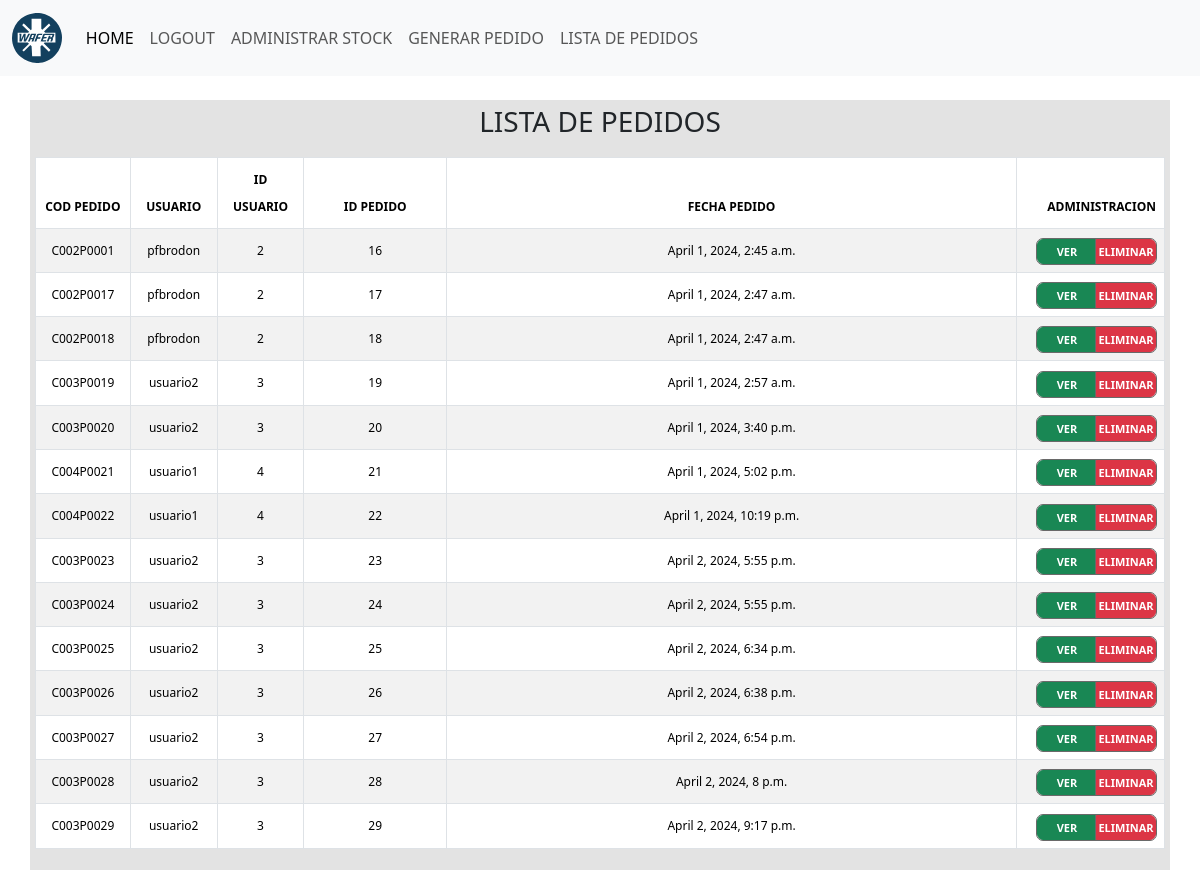
Before: /listapedidos/ (signed in) with the older database file.
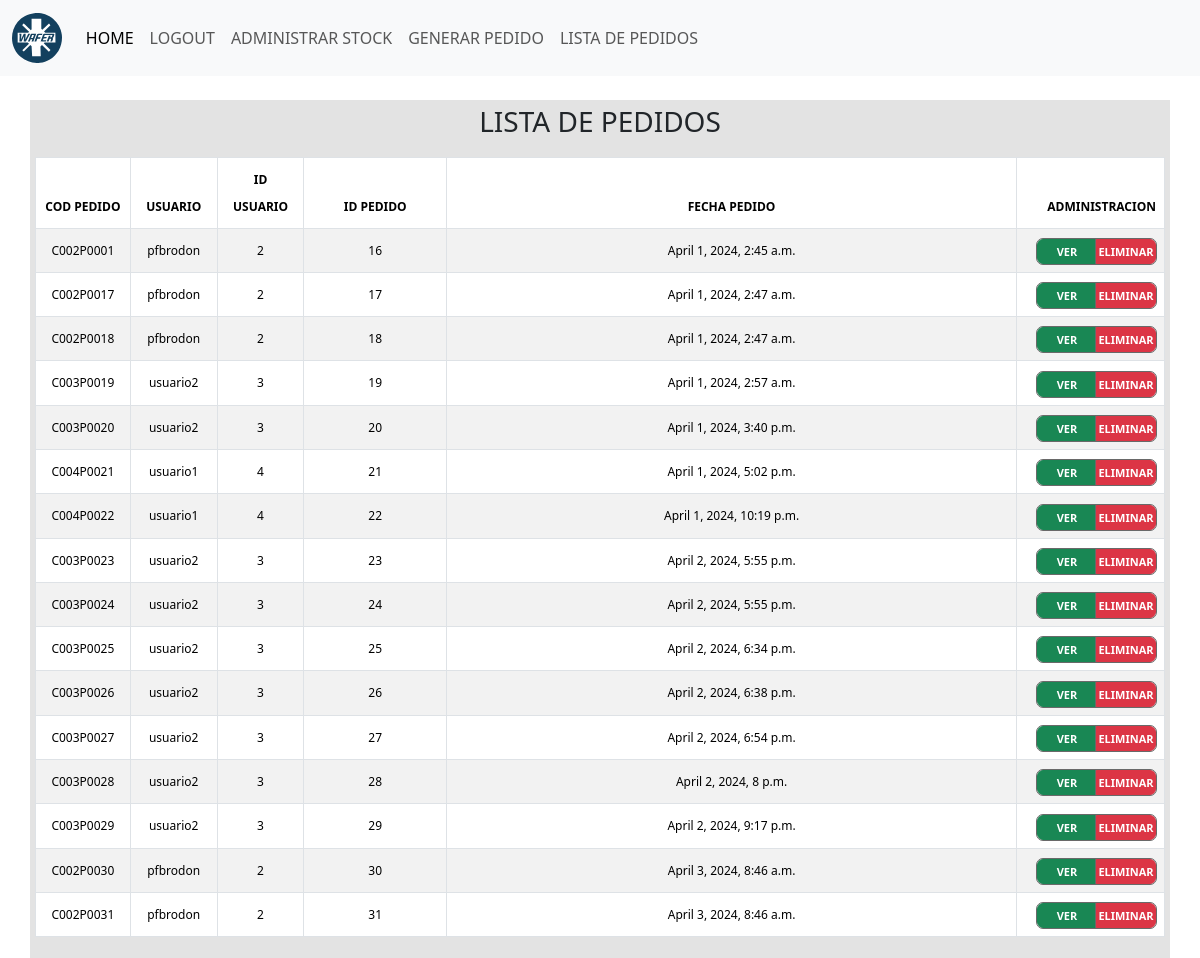
After: the same page with the newer database file.
### stock/models.py (models this page shows, shortened)
class Pedidosnumtest(models.Model):
    pedidoUser = models.CharField(max_length=50)
    pedidoIdUser = models.IntegerField()
    pedidoFecha = models.DateTimeField(auto_now_add=True)
    pedidoCodigo = models.CharField(max_length=10, unique=True)

### stock/views.py (the view)
# urls.py: path('listapedidos/', views.listapedidos, name='listapedidos'),
@login_required
def listapedidos(request):
    if request.method == 'GET':
        print('va el GE de listapedidos')
        pedidos = Pedidosnumtest.objects.all()
        return render(request, 'listapedidos.html',{
            'pedidos':pedidos
        })

### stock/context_processor.py (called while the page is built)
def total_carrito(request):
    total = 0
    if request.user.is_authenticated:
        if "carrito" in request.session.keys():
            for key, value in request.session["carrito"].items():
                total += float(value["acumulado"])
    total = round(total, 2)
    return {"total_carrito": total}

### stock/templates/listapedidos.html (shortened to what this page needs)
{% extends 'base.html' %} {% block content %} {% load static %}
<link rel="stylesheet" href="{% static '/css/listapedidos.css' %}">
<div class="container">
    <div class="row">
        <div class="col-12" style="background-color: #e3e3e3; padding: 5px;">
            <h3>LISTA DE PEDIDOS</h3>
        </div>
    </div>
    <div class="row">
        <div class="col-12" style="background-color: #e3e3e3; padding: 5px;">
            <div class="table-responsive">
                <form action="">
                    <table id="tablapedidos" class="table table-striped table-bordered table-hover">
                        <thead>
                            <tr class="encabezados">
                                <th scope="col">COD PEDIDO</th>
                                <th scope="col">USUARIO</th>
                                <th scope="col">ID USUARIO</th>
                                <th scope="col" class="text-center">ID PEDIDO</th>
                                <th scope="col">FECHA PEDIDO</th>
                                <th scope="col">ADMINISTRACION</th>
                            </tr>
                        </thead>
                        <tbody>
                            {% for pedido in pedidos %}
                            <tr class="contenido">
                                <td scope="row">{{ pedido.pedidoCodigo }}</td>
                                <td>{{ pedido.pedidoUser }}</td>
                                <td>{{ pedido.pedidoIdUser }}</td>
                                <td class=" text-center">{{ pedido.id }}</td>
                                <td>{{ pedido.pedidoFecha }}</td>
                                <td>
                                    <div class="btn-group">
                                        <a href="{% url 'pedidodetalle' id=pedido.id %}" class="btn btn-success">VER</a>
                                        <a href="" class="btn btn-danger">ELIMINAR</a>
                                    </div>
                                </td>
                            </tr>
                            {% endfor %}
                        </tbody>
                    </table>
                </form>
            </div>
        </div>
    </div>
</div>
{% endblock %}

### stock/templates/base.html (shortened to what this page needs)
{% load static %}
<!DOCTYPE html>
<html lang="en">
<head>
    <link href="https://cdn.jsdelivr.net/npm/bootstrap@5.3.2/dist/css/bootstrap.min.css" rel="stylesheet">
    <link href="https://getbootstrap.com/docs/5.3/assets/css/docs.css" rel="stylesheet">
</head>
<nav class="navbar navbar-expand-lg bg-light">
    <div class="container-fluid">
        <a class="navbar-brand" href=""><img src="{% static '/images/logowafer.svg' %} " alt="Logo" height="50">
        </a>
        <div class="collapse navbar-collapse" id="navbarNav">
            <ul class="navbar-nav">
                <li class="nav-item">
                    <a class="nav-link active" aria-current="page" href="/">HOME</a>
                </li>
                {% if user.is_authenticated %}
                <li class="nav-item">
                    <a class="nav-link" href="/logout">LOGOUT</a>
                </li>
                <li class="nav-item">
                    <a class="nav-link" href="/stock">ADMINISTRAR STOCK</a>
                </li>
                <li class="nav-item">
                    <a class="nav-link" href="/pedidos">GENERAR PEDIDO</a>
                </li>
                <li class="nav-item">
                    <a class="nav-link" href="/listapedidos">LISTA DE PEDIDOS</a>
                </li>
                {%endif%}
            </ul>
        </div>
    </div>
</nav>
<br>
<body>
    {% block content %} {% endblock %}
</body>
</html>

### stock/static/css/listapedidos.css (style rules this page uses)
.col-12 { text-align: center; }
.table { font-size: 13px; width: 100%; border-collapse: collapse; line-height: 27px; padding: 2px; }
.table-responsive { text-align: center; align-items: center; }
.table td:nth-child(1), .table th:nth-child(1) { width: 5%; }
.table td:nth-child(2), .table th:nth-child(2) { width: 5%; }
.table td:nth-child(3), .table th:nth-child(3) { width: 5%; }
.table td:nth-child(4), .table th:nth-child(4) { width: 10%; text-align: left; }
.table td:nth-child(5), .table th:nth-child(5) { width: 40%; text-align: center; }
.table td:nth-child(6), .table th:nth-child(6) { width: 4%; text-align: right; }
.btn-danger { width: 60px; height: 25px; ; padding: 1px; font-size: 11px; font-weight: bold; text-align: center; line-height: 22px; justify-content: center; vertical-align: middle; outline-color: dimgrey; outline-style: solid; outline-width: 1px; }
.btn-success { width: 60px; height: 25px; ; padding: 1px; font-size: 11px; font-weight: bold; text-align: center; line-height: 22px; justify-content: center; vertical-align: middle; outline-color: dimgrey; outline-style: solid; outline-width: 1px; }
.encabezados { text-align: center; }
th { font-size: 12px; }
td { font-size: 12px; }

Changed rows visible on the page:
added Pedidosnumtest: pedidoCodigo "C002P0030", pedidoUser "pfbrodon", pedidoIdUser "2", id "30", pedidoFecha "April 3, 2024, 8:46 a.m."
added Pedidosnumtest: pedidoCodigo "C002P0031", pedidoUser "pfbrodon", pedidoIdUser "2", id "31", pedidoFecha "April 3, 2024, 8:46 a.m."
